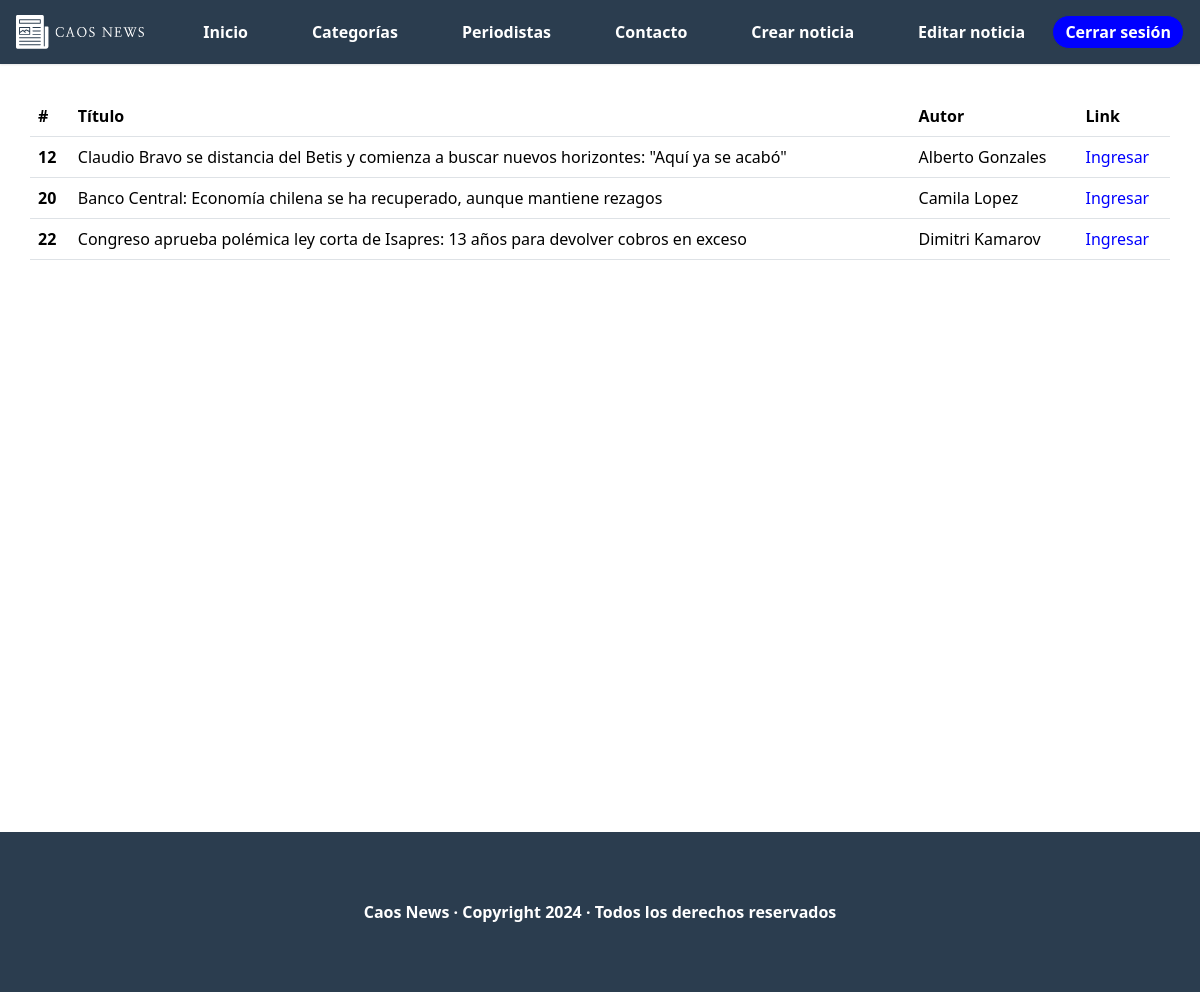
Screenshot of /lista_noticias_en_espera (signed in) with the database file from the repository.
### core/models.py (models this page shows, shortened)
class Noticia(models.Model):
    titulo = models.CharField(max_length=100, unique=True)
    ubicacion = models.CharField(max_length=50)
    fecha = models.DateField(auto_now=True)
    portada = models.ImageField(upload_to='portadas_noticias', blank=False, default='portada.jpg')
    cuerpo = models.TextField()
    id_autor = models.ForeignKey(User, on_delete=models.CASCADE)
    id_categoria = models.ForeignKey(CategoriaNoticia, on_delete=models.RESTRICT)
    id_estado_noticia = models.ForeignKey(EstadoNoticia, on_delete=models.RESTRICT)

### core/views.py (the view)
# urls.py: path('lista_noticias_en_espera', lista_noticias_en_espera, name='lista_noticias_en_espera'),
def lista_noticias_en_espera(request):
    list_noticias = Noticia.objects.filter(id_estado_noticia=1)
    aux = {
        'lista_noticias': list_noticias
    }
    return render(request, 'core/paginas/admin/lista_noticias_en_espera.html', aux)

### core/templates/core/paginas/admin/lista_noticias_en_espera.html
{% extends 'core/base.html'%}
{% load static %}
{% block estilo %}
  <link rel="stylesheet" href="{% static 'core/css/lista_noticias_en_espera.css' %}">
{% endblock %}
{% block content %}
  <main>
    <table class="table container">
      <thead>
        <tr>
          <th scope="col">#</th>
          <th scope="col">Título</th>
          <th scope="col">Autor</th>
          <th scope="col">Link</th>
        </tr>
      </thead>
      <tbody>
        {% for noticia in lista_noticias %}
          <tr>
            <th scope="row">{{noticia.id}}</th>
            <td>{{noticia.titulo}}</td>
            <td>{{noticia.id_autor.first_name}} {{noticia.id_autor.last_name}}</td>
            <td class="link"><a href="{% url 'noticia_en_espera' noticia.id %}">Ingresar</a></td>
          </tr>
        {% endfor %}
      </tbody>
    </table>
  </main>
  {% endblock %}

### core/templates/core/base.html (shortened to what this page needs)
{% load static %}
<!DOCTYPE html>
<html lang="es">
<head>
  <link href="https://cdn.jsdelivr.net/npm/bootstrap@5.3.3/dist/css/bootstrap.min.css" rel="stylesheet"
>
  <link rel="stylesheet" href="{% static 'core/css/header.css' %}">
  <link rel="stylesheet" href="{% static 'core/css/footer.css' %}">
  {% block estilo %}
  {% endblock %}
</head>
<body>
  <header class="main-header">
    <div class="main-header_content">
      <a href="{% url 'index' %}"><img src="{% static 'core/img/logo-light.svg' %}" class="logo" alt="Logo Caos News"></a>
      {% if user.is_authenticated %}
      <form action="{% url 'logout' %}" class="login-button" method="POST" style="padding-top: 0;">
      <button class="button">Cerrar sesión</button>
      </form>
      {% else %}
        <a href="{% url 'login' %}" class="login-button"><button class="button">Inicia sesión</button></a>
      {% endif %}
      <nav id="main-menu" class="main-menu">
        <ul>
          <li><a href="{% url 'index' %}">Inicio</a></li>
          <li><a href="{% url 'lista_categorias' %}">Categorías</a></li>
          <li><a href="{% url 'lista_periodistas' %}">Periodistas</a></li>
          <li><a href="{% url 'contacto' %}">Contacto</a></li>
          {% for group in user.groups.all %}
            {% if group.name == 'Periodista' %}
              <li><a href="{% url 'crear_noticia' %}">Crear noticia</a></li>
              <li><a href="{% url 'lista_noticias_publicadas' %}">Editar noticia</a></li>
            {% endif %}
          {% endfor %}
        </ul>
      </nav>
    </div>
  </header>
  {% block content %}
  {% endblock %}
  <footer class="footer">
    <p>Caos News · Copyright 2024 · Todos los derechos reservados</p>
  </footer>
</body>
</html>

### core/static/core/css/header.css (style rules this page uses)
*, *::before, *::after { margin: 0; padding: 0; box-sizing: border-box; }
body { min-height: 100vh; display: flex; }
a { text-decoration: none; color: inherit; }
ul, ol { list-style: none; }
body { padding-top: 6rem; }
button { font-family: inherit; display: inline-block; padding: .25rem .75rem; border-radius: 1.5rem; text-decoration: none; font-weight: 600; color: white; background-color: blue; border: 1px solid #2b3d4f; }
.main-header { width: 100%; height: 4rem; position: fixed; top: 0; left: 0; background-color: #2b3d4f; display: flex; z-index: 10; box-shadow: 0 1px 2px rgba(0, 0, 0, .1); }
.main-header_content { width: calc(100% - 2rem); margin-left: 1rem; margin-right: 1rem; display: flex; align-items: center; justify-content: space-between; }
.main-header_content .logo { width: 8rem; }
.main-menu { display: flex; justify-content: center; align-items: center; }
.main-menu ul { padding: 0; }
@media screen and (min-width: 734px) { .main-menu ul { font-size: 2rem; } }
@media screen and (min-width: 734px) { .main-menu li { margin-bottom: 1rem; } }
@media screen and (min-width: 1024px) { .main-menu ul { font-size: 1rem; display: flex; padding-left: 2rem; gap: 4rem; color: white; font-weight: 600; margin-bottom: 0; } }
@media screen and (min-width: 1024px) { .main-menu li { margin-bottom: 0; } }
@media screen and (min-width: 1024px) { .main-header .login-button { order: 1; } }

### core/static/core/css/footer.css (style rules this page uses)
body { min-height: 100vh; display: flex; flex-direction: column; }
main { min-height: calc(100vh - 4rem); }
.footer { color: white; background-color: #2b3d4f; height: 10rem; display: flex; align-items: center; font-weight: bold; }
.footer p { width: 100%; margin-bottom: 0; text-align: center; }

### core/static/core/css/lista_noticias_en_espera.css (style rules this page uses)
.link { color: blue !important; }

### rows the page displays
Noticia: id "12", titulo "Claudio Bravo se distancia del Betis y comienza a buscar nuevos horizontes: \"Aquí ya se acabó\"", id_autor.first_name "Alberto", id_autor.last_name "Gonzales"
Noticia: id "20", titulo "Banco Central: Economía chilena se ha recuperado, aunque mantiene rezagos", id_autor.first_name "Camila", id_autor.last_name "Lopez"
Noticia: id "22", titulo "Congreso aprueba polémica ley corta de Isapres: 13 años para devolver cobros en exceso", id_autor.first_name "Dimitri", id_autor.last_name "Kamarov"
